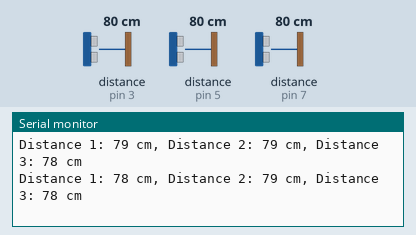
Simulated run of this sketch. Board: Arduino Uno, built with avr-gcc and run on an emulated ATmega328P. On the bench: the last lines printed to the serial monitor. Wiring (inferred from the names in the program): 3 × ultrasonic range finder: trigger pin 2, echo pin 3 / trigger pin 4, echo pin 5 / trigger pin 6, echo pin 7. The inputs (shaded band) are chosen by the test bench; at power-on: distance to the obstacle (sensors on pin 3, pin 5, pin 7) 80 cm. The echo pulse lasts 58.3 µs per cm; the ROS host is connected and sends only what is stated.

Above: at 1.8 s.
1.9 s: distance to the obstacle (sensor on pin 3) set to 2 cm
At 2.9 s:
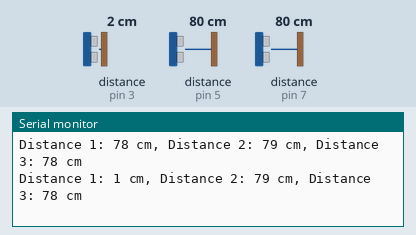
3.4 s: distance to the obstacle (sensor on pin 5) set to 2 cm
At 4.6 s:
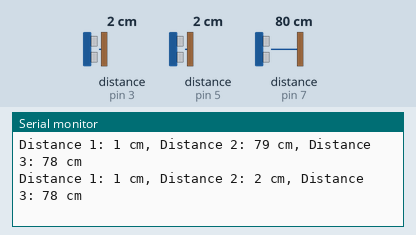
4.9 s: distance to the obstacle (sensor on pin 7) set to 2 cm
At 5.4 s:
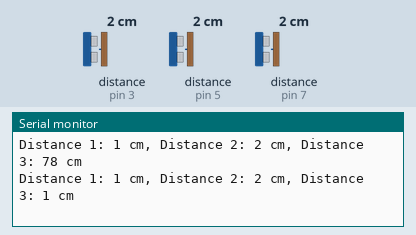
6.4 s: distance to the obstacle (sensor on pin 3) set to 4 cm
At 7.7 s:
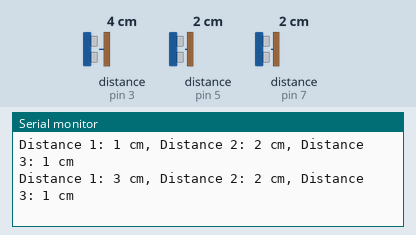
7.9 s: distance to the obstacle (sensor on pin 5) set to 4 cm
At 8.9 s:
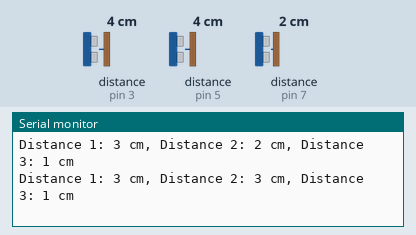
9.4 s: distance to the obstacle (sensor on pin 7) set to 4 cm
At 10.9 s:
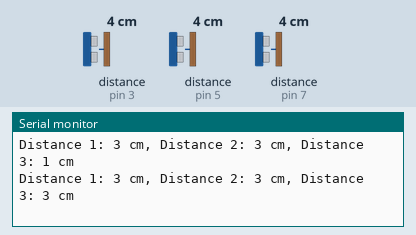
Timing chart, 0 to 11.9 s (numbered marks = the images above; inputs shaded):
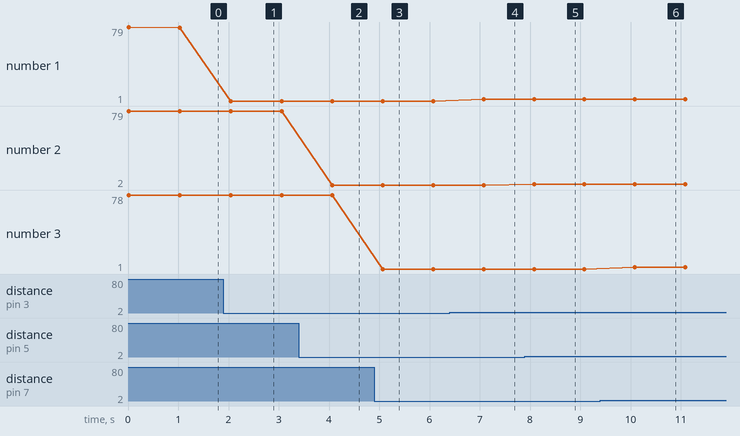

The sketch:

talker_sensor.ino
```cpp
#include <ros.h>
#include <std_msgs/String.h>

ros::NodeHandle nh;

std_msgs::String sensor_data;
ros::Publisher sensor_publisher("sensor_data", &sensor_data);

// Define pins for ultrasonic sensors
const int trigPin1 = 2;
const int echoPin1 = 3;
const int trigPin2 = 4;
const int echoPin2 = 5;
const int trigPin3 = 6;
const int echoPin3 = 7;

// Variables for storing distances
long distance1, distance2, distance3;

void setup()
{
  nh.initNode();
  nh.advertise(sensor_publisher);

  // Initialize ultrasonic sensor pins
  pinMode(trigPin1, OUTPUT);
  pinMode(echoPin1, INPUT);
  pinMode(trigPin2, OUTPUT);
  pinMode(echoPin2, INPUT);
  pinMode(trigPin3, OUTPUT);
  pinMode(echoPin3, INPUT);

  // Initialize serial communication
  Serial.begin(9600);
}

void loop()
{
  // Read distance from sensor 1
  distance1 = getDistance(trigPin1, echoPin1);

  // Read distance from sensor 2
  distance2 = getDistance(trigPin2, echoPin2);

  // Read distance from sensor 3
  distance3 = getDistance(trigPin3, echoPin3);

  // Construct the string to publish
  String dataString = String(distance1) + " " + String(distance2) + " " + String(distance3);
  sensor_data.data = dataString.c_str();
  sensor_publisher.publish(&sensor_data);

  // Print distances over Serial
  Serial.print("Distance 1: ");
  Serial.print(distance1);
  Serial.print(" cm, Distance 2: ");
  Serial.print(distance2);
  Serial.print(" cm, Distance 3: ");
  Serial.print(distance3);
  Serial.println(" cm");

  nh.spinOnce();
  delay(1000);
}

long getDistance(int trigPin, int echoPin)
{
  // Trigger pulse
  digitalWrite(trigPin, LOW);
  delayMicroseconds(2);
  digitalWrite(trigPin, HIGH);
  delayMicroseconds(10);
  digitalWrite(trigPin, LOW);

  // Measure the pulse duration
  long duration = pulseIn(echoPin, HIGH);

  // Calculate distance
  long distance = duration * 0.034 / 2;

  return distance;
}
```

Measured:
- after the input at 1.9 s, the serial monitor: prints a new line after 0.15 s (image 1)
- after the input at 3.4 s, the serial monitor: prints a new line after 0.67 s (image 2)
- after the input at 4.9 s, the serial monitor: prints a new line after 0.17 s (image 3)
- after the input at 6.4 s, the serial monitor: prints a new line after 0.68 s (image 4)
- after the input at 7.9 s, the serial monitor: prints a new line after 0.18 s (image 5)
- after the input at 9.4 s, the serial monitor: prints a new line after 0.69 s (image 6)
